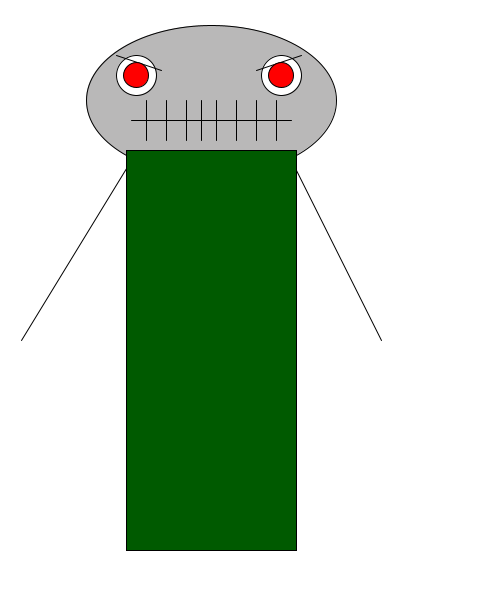
Frame 1 (no input)
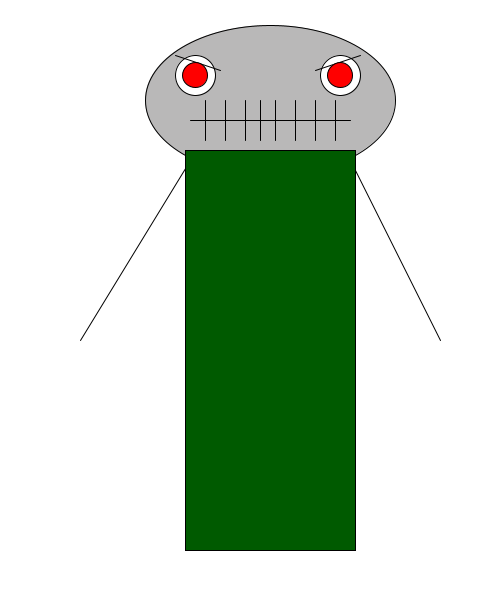
Frame 60 (the mouse pressed at the canvas centre just before this capture)
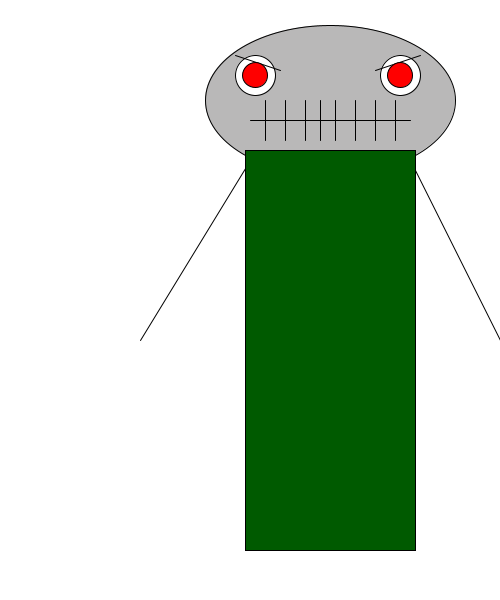
Frame 120 (the mouse held since frame 60 and released just before this capture)

The Processing sketch that drew these frames (run headless with seeded random() and noise(); from frame 60 on, the mouse is pressed at the canvas centre):

// Processing sketch: processing_122833
// ── processing_122833.pde

Monster grr;

void setup()  {
size(500,600);
grr = new Monster();
}

void draw(){
background(255);
grr.updateMonster();
grr.testMonster();
grr.tekenMonster();
}


class Monster{

int X;
int Y;
int speed;  // botstbal

Monster(){
X=200;
Y=150;
speed=1;

}

void updateMonster(){
 X = X + speed;
}
  
 void testMonster(){ 
 if ((X>width) || (X<0)) {
    speed = speed*-1;
  }}


void tekenMonster(){
int thesize= 4;

line(X-70,Y+10,X-180,Y+190);  //left arm
line(X+90,Y+10,X+180,Y+190);  //right arm

fill(185,184,184);
ellipse(X+ 10,Y- 50,250,150);  //head

fill(0,90,0);
rect(X- 75,Y,170,400);  //body

fill(255);
line(X- 70,Y- 30,X+ 90,Y- 30);  //horizontal
line(X- 55,Y- 10,X- 55,Y- 50);
line(X- 35,Y- 10,X- 35,Y- 50);
line(X- 15,Y- 10,X- 15,Y- 50);
line(X,Y- 10,X,Y- 50);
line(X+ 15,Y- 10,X+ 15,Y- 50);
line(X+ 35,Y- 10,X+ 35,Y- 50);
line(X+ 55,Y- 10,X+ 55,Y- 50);
line(X+ 75,Y- 10,X+ 75,Y- 50);  //grin

fill(255);
ellipse(X- 65,Y- 75,40,40);
ellipse(X+ 80,Y- 75,40,40);  //eyes
line(X- 85,Y- 95,X- 40,Y- 80);
line(X+ 55,Y- 80,X+ 100,Y- 95);  //eyebrows

fill(255,0,0);
ellipse(X- 65,Y- 75,25,25);
ellipse(X+ 80,Y- 75,25,25);  //pupils

}
  }
  
